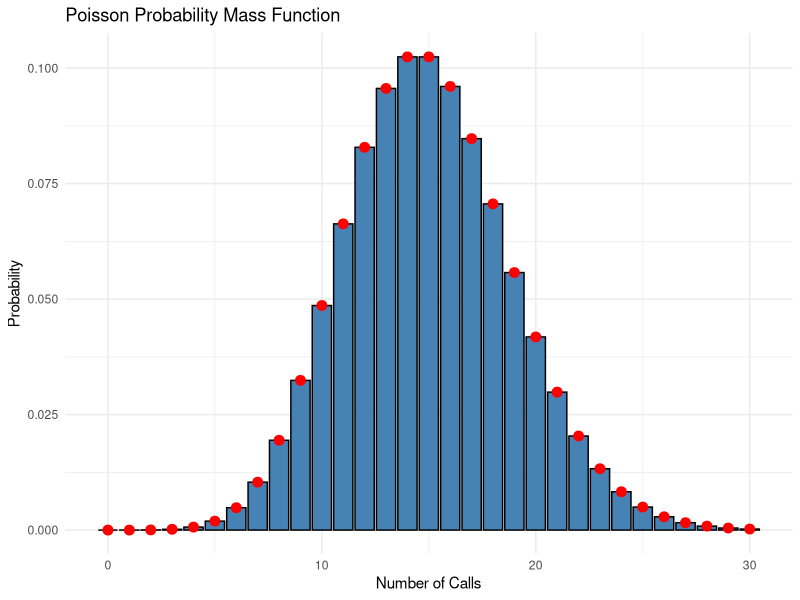
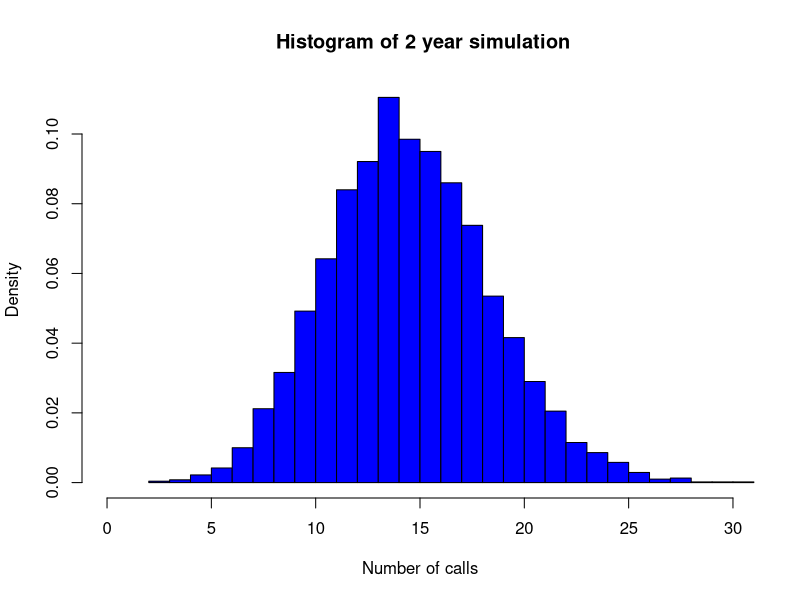

Generate these figures, in order, with R:
## ---- chunk 1
lambda <- 15 #I setted 15 as the mean calls here

greater_eight <- ppois(8, lambda) #using ppois function 
print(paste("P(X > 8) = ",greater_eight)) #printed the results, I used print paste because there is both a string and numerical value in the print so it needs to be able to take both types.
## ---- chunk 2
no_calls <- ppois(0, lambda) 
print(paste("P(X = 0) = ", no_calls))
## ---- chunk 3
three_calls <- ppois (3, lambda)
print(paste("P(X = 3 = ", three_calls))
## ---- chunk 4
library(ggplot2) # I used ggplot 2 for a better visual

x_vals <- 0:30
poisson_pmf <- dpois(x_vals, lambda) #by using dpois you are able to get the exact values of x_vals, ppois would have given the probabilties against another x value
poisson_df <- data.frame(x = x_vals, probability = poisson_pmf)

ggplot(poisson_df, aes(x = x, y = probability)) +
  geom_bar(stat = "identity", fill = "steelblue", color = "black") + 
  geom_point(color = "red", size = 3) +  
  labs(title = "Poisson Probability Mass Function", x = "Number of Calls", y = "Probability") + #labs just means labels
  theme_minimal() #just made the theme of the plot more clean 


## ---- chunk 5
set.seed(123) # setting the seed is important because it basically functions as a limiter to the randomization. If you don't set the seed you will baisically get random numbers everytime
tyear_calls <- rpois(10^4, lambda) 
tyear_calls #just printing the results, it is a bit large
## ---- chunk 6
hist(tyear_calls, breaks = 30, col = "blue", border = "black",
     main = " Histogram of 2 year simulation",
     xlab = "Number of calls", xlim = c(0, 30), probability = TRUE) #Used hist function to create a simple hist graph
